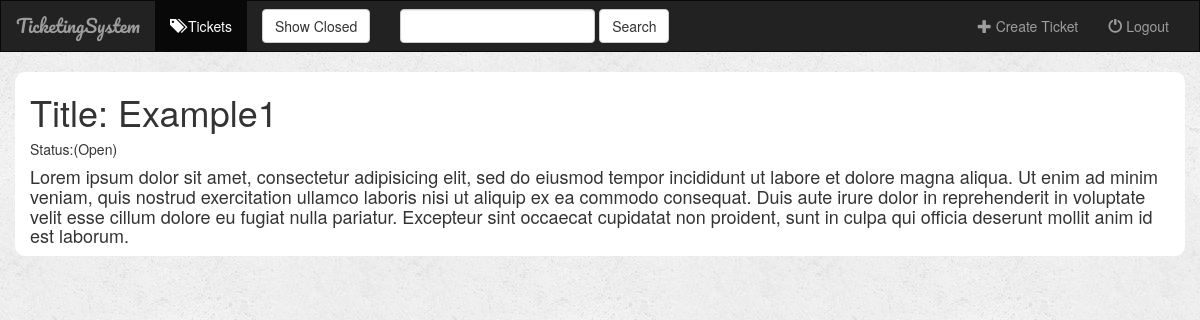
The page /dashboard/18/ (signed in) on the database its author committed.
### dashboard/models.py (models this page shows, shortened)
class Ticket(models.Model):
    STATUS = (
        ("Open", "Open"),
        ("Closed", "Closed")
    )
    user = models.ForeignKey(User, default=1)
    title = models.CharField(max_length=100)
    body = models.CharField(max_length=3000)
    status = models.CharField(max_length=10, choices=STATUS, default='Open')
    author = User.username
    assignee = models.CharField(max_length=100)
    created = models.DateField(auto_now=True)

### dashboard/views.py (the view)
# urls.py: url(r'^(?P<ticket_id>[0-9]+)/$', views.detail, name='detail'),
def detail(request, ticket_id):
    if not request.user.is_authenticated():
        return render(request, 'dashboard/login.html')
    else:
        user = request.user
        ticket = get_object_or_404(Ticket, pk=ticket_id)
        return render(request, 'dashboard/detail.html', {'ticket': ticket, 'user': user})

### dashboard/templates/dashboard/detail.html (shortened to what this page needs)
{% extends "dashboard/base.html" %}
{% block body %}
    <div class="container">
        <h1>Title: {{ ticket.title }}</h1>
        <h5>Status:({{ ticket.status }})</h5>
        <h4>{{ ticket.body }}</h4>
    </div>
{% endblock %}

### dashboard/templates/dashboard/base.html (shortened to what this page needs)
<!DOCTYPE html>
<html lang="en">
<head>
    {% load staticfiles %}
    <link rel="stylesheet" href="https://maxcdn.bootstrapcdn.com/bootstrap/3.3.6/css/bootstrap.min.css">
    <link rel="stylesheet" type="text/css" href="{% static "dashboard/style.css" %}">
</head>
<body>
    <nav class="navbar navbar-inverse">
    <div class="container-fluid">
        <div class="navbar-header">
            <a class="navbar-brand" href="{% url 'dashboard:index' %}">TicketingSystem</a>
        </div>
        <div class="collapse navbar-collapse" id="topNavBar">
            <ul class="nav navbar-nav">
                <li class="active">
                    <a href="{% url 'dashboard:index' %}">
                        <span class="glyphicon glyphicon-tags" aria-hidden="true"></span>&nbsp;Tickets
                    </a>
                </li>
            </ul>
            <form class="navbar-form navbar-left" role="form" method="get" action="#">
                <button type="submit" class="btn btn-default">Show Closed</button>
            </form>
            <form class="navbar-form navbar-left" role="search" method="get" action="{% url 'dashboard:index' %}">
                <div class="form-group">
                    <input type="text" class="form-control" name="q" value="{{ request.GET.q }}">
                </div>
                <button type="submit" class="btn btn-default">Search</button>
            </form>
            <ul class="nav navbar-nav navbar-right">
               <li class="">
                    <a href="{% url "dashboard:create_ticket" %}">
                        <span class="glyphicon glyphicon-plus" aria-hidden="true"></span>&nbsp;Create Ticket
                    </a>
                </li>
                <li class="">
                    <a href="{% url 'dashboard:logout_user' %}">
                        <span class="glyphicon glyphicon-off" aria-hidden="true"></span>&nbsp;Logout
                    </a>
                </li>
            </ul>
        </div>
    </div>
</nav>
{% block body %}
{% endblock %}
</body>
</html>

### dashboard/static/dashboard/style.css (style rules this page uses)
body { background: white url("images/background.png"); }
.navbar { border-radius: 0; }
.navbar-brand { font-family: "Pacifico", cursive; }
.container { background: white; border-radius: 10px; }

### rows shown on the page
Ticket: title "Example1", status "Open", body "Lorem ipsum dolor sit amet, consectetur adipisicing elit, sed do eiusmod tempor incididunt ut labore et dolore magna aliqua. Ut enim ad minim veniam, quis nostrud exercitation ullamco laboris nisi ut aliquip ex ea commodo consequat. Duis aute irure dolor in reprehenderit in voluptate velit esse cillum dolore eu fugiat nulla pariatur. Excepteur sint occaecat cupidatat non proident, sunt in culpa qui officia deserunt mollit anim id est laborum."
